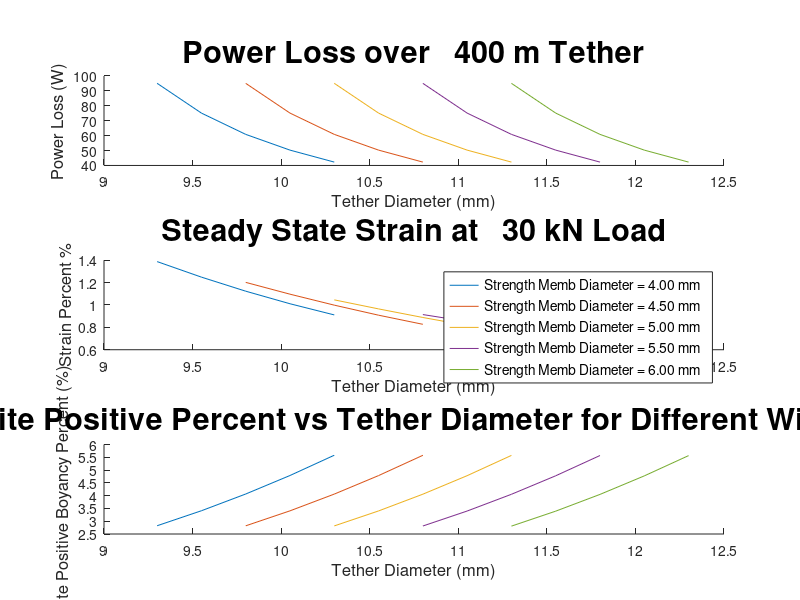

MATLAB code for this plot: (Note: this script raises an error after producing the figure.)

clc
clear
clear('all')

%Code computes the porperties of a Center-Strength-Member tether

%Structural Member Properties
Bool_structure = 1;
D_structureMin = .004; %avg .0075 m
D_structureMax = .006;
rho_structure = 975;
E_structure = 100*10^9;

%Conductor Wire Properties
Bool_wire = 1;
numWires = 9;
D_wireMin = .001; %avg.0018
D_wireMax = .0015;
rho_wire = 8960;
E_wire = 128*10^9;
rho_electrical = 1.68*10^-8;

%Insulation Properties
Bool_insulation = 0;
rho_insulation = 1000;
E_insulation = 0;
thick_insulation = .000325;

%Fiber Optic Properties
Bool_fiberOptic = 0;
D_fiberOptic = .0005;
rho_fiberOptic = 1500;
E_fiberOptic = 0;
numFiberOptic = 3;

%Fiber Optic Sheath Properties
Bool_fiberOpticSheath = 0;
thick_fiberOpticSheath = .0003;
rho_fiberOpticSheath = 8050;
E_fiberOpticSheath = 0;

%External Sheath Properties
Bool_extSheath = 1;
thick_extSheath = .001;
rho_extSheath = 1000;
E_extSheath = 10000;

%Bedding Properties
Bool_bedding = 0;
rho_bedding = 1000;
E_bedding = 0;

%Electrical total Properties
current = 10;
tension = 30000; %Tension
power = 1000;  %Power

%enviormental constants
rho_water = 1000;
rho_kite = rho_water;
l = 400;
g = 9.81;
V_kite = 1.02;
M_kite = rho_kite*V_kite;

%Graphing number of lines
N = 5;

%Determining Propertie grids
D_wire = linspace(D_wireMin,D_wireMax,N);       %ii
D_structure = linspace(D_structureMin,D_structureMax,N); %jj
for ii = 1:length(D_wire)
    for jj = 1:length(D_structure)
        
        %Geometric Properties
        D_total(ii,jj) = D_structure(jj) + 2*D_wire(ii) + 4*thick_insulation + 2*thick_extSheath;
        A_total(ii,jj) = (pi/4)*(D_total(ii,jj)^2);
        A_structure(ii,jj) = (pi/4)*(D_structure(jj)^2);
        A_wire(ii,jj) = numWires*(pi/4)*D_wire(ii)^2;
        A_insulation(ii,jj) = numWires*(pi/4)*((D_wire(ii)+2*thick_insulation)^2-D_wire(ii)^2);
        A_fiberOptic(ii,jj) = (pi/4)*(D_fiberOptic^2);
        A_fiberOpticSheath(ii,jj) = numFiberOptic*(pi/4)*((D_fiberOptic+2*thick_fiberOpticSheath)^2-D_fiberOptic^2);
        A_extSheath(ii,jj) = (pi/4)*(D_total(ii,jj)^2-(D_structure(jj) + D_wire(ii) + 2*thick_insulation)^2);
        A_bedding(ii,jj) = A_total(ii,jj)-(A_structure(ii,jj)+A_wire(ii,jj)+A_insulation(ii,jj)+A_fiberOptic(ii,jj)+A_fiberOpticSheath(ii,jj)+A_extSheath(ii,jj));
        V_sturcture(ii,jj) = A_structure(ii,jj)*l;
        V_wire(ii,jj) = A_wire(ii,jj)*l;
        V_insulation(ii,jj) = A_insulation(ii,jj)*l;
        V_fiberOptic(ii,jj) = A_fiberOptic(ii,jj)*l;
        V_fiberOpticSheath(ii,jj) = A_fiberOpticSheath(ii,jj)*l;
        V_extSheath(ii,jj) = A_extSheath(ii,jj)*l;
        V_bedding(ii,jj) = A_bedding(ii,jj)*l;
        V_total(ii,jj) = A_total(ii,jj)*l;
        
        %Electrical Properties
        %D_min = sqrt(((current^2*rho_electrical*l)/(power))*(4/pi));
        V_in = power/current;
        wire_resistance(ii,jj) = rho_electrical*l/A_wire(ii,jj);
        %V_drop(ii,jj) = current*wire_resistance(ii,jj);
        V_drop(ii,jj) = current*wire_resistance(ii,jj);
        PowerLoss(ii,jj) = wire_resistance(ii,jj)*current^2;
        V_drop_percent(ii,jj) = (V_drop(ii,jj)/V_in)*100;
        V_out = V_in-V_drop;
        
        %Mechanical Properties
        k_structure(ii,jj) = Bool_structure*(E_structure*A_structure(ii,jj))/l;
        k_wire(ii,jj) = Bool_wire*(E_wire*A_wire(ii,jj))/l;
        k_insulation(ii,jj) = Bool_insulation*(E_insulation*A_insulation(ii,jj))/l;
        k_fiberOptic(ii,jj) = Bool_fiberOptic*(E_fiberOptic*A_fiberOptic(ii,jj))/l;
        k_fiberOpticSheath(ii,jj) = Bool_fiberOpticSheath*(E_fiberOpticSheath*A_fiberOpticSheath(ii,jj))/l;
        k_extSheath(ii,jj) = Bool_extSheath*(E_extSheath*A_extSheath(ii,jj))/l;
        k_bedding(ii,jj) = Bool_bedding*(E_bedding*A_bedding(ii,jj))/l;
        k_total(ii,jj) = k_structure(ii,jj)+k_wire(ii,jj)+k_insulation(ii,jj)+k_fiberOptic(ii,jj)+k_fiberOpticSheath(ii,jj)+k_extSheath(ii,jj)+k_bedding(ii,jj);
        Strain_total(ii,jj) = tension/k_total(ii,jj);
        strain_Percent(ii,jj) = (Strain_total(ii,jj)/l)*100;
        
        %Mass Properties
        M_structure(ii,jj) = V_sturcture(ii,jj)*rho_structure;
        M_wire(ii,jj) = V_wire(ii,jj)*rho_wire;
        M_insulation(ii,jj) = V_insulation(ii,jj)*rho_insulation;
        M_fiberOptic(ii,jj) = V_fiberOptic(ii,jj)*rho_fiberOptic;
        M_fiberOpticSheath(ii,jj) = V_fiberOpticSheath(ii,jj)*rho_fiberOpticSheath;
        M_extSheath(ii,jj) = V_extSheath(ii,jj)*rho_extSheath;
        M_bedding(ii,jj) = V_bedding(ii,jj)*rho_bedding;
        M_total(ii,jj) = M_structure(ii,jj)+M_wire(ii,jj)+M_insulation(ii,jj)+M_fiberOptic(ii,jj)+M_fiberOpticSheath(ii,jj)+M_extSheath(ii,jj)+M_bedding(ii,jj); 
        M_totalDisplaced(ii,jj) = V_total(ii,jj)*rho_water;

        %Support Force
        F_support = M_total(ii,jj)*g - M_totalDisplaced(ii,jj)*g;

        %Total Cable Density - 
        rho_total(ii,jj) = M_total(ii,jj)/V_total(ii,jj);      
        T_linearDensity(ii,jj) = M_total(ii,jj)/l;
      
    end
end
%%
% TotalDiameter = D_total(1,1)
% StrainPercent = strain_Percent
% KitePosBoy = (M_total(1,1)-M_totalDisplaced(1,1))/M_kite)*100


%%
TitleFontSize = 22;
LegendFontSize = 10;
AxisFontsSize = 12;

figure(1)
subplot(3,1,1)
hold on 
LegendString = cell(1,numel(D_wire));
for jj = 1:N %For all wire diameters (ii)
    plot(D_total(:,jj)*1000,PowerLoss(:,jj))%for each tether (jj :)
    LegendString{jj} = sprintf('Strength Memb Diameter = %2.2f mm',(D_structure(jj)*1000));
end
xlabel('Tether Diameter (mm)','Fontsize',AxisFontsSize)
ylabel('Power Loss (W)','Fontsize',AxisFontsSize)
%legend(LegendString,'Fontsize',LegendFontSize)
title(sprintf('Power Loss over %5.0f m Tether',l),'Fontsize',TitleFontSize)
hold off

subplot(3,1,2)
hold on 
LegendString = cell(1,numel(D_wire));
for jj = 1:N %For all strength members (jj)
    plot(D_total(:,jj)*1000,strain_Percent(:,jj))%for each tether (jj :)
    LegendString{jj} = sprintf('Strength Memb Diameter = %2.2f mm',(D_structure(jj)*1000));
end
xlabel('Tether Diameter (mm)','Fontsize',AxisFontsSize)
ylabel('Strain Percent %','Fontsize',AxisFontsSize)
legend(LegendString,'Fontsize',LegendFontSize)
title(sprintf('Steady State Strain at%5.0f kN Load',tension/1000),'Fontsize',TitleFontSize)
hold off

subplot(3,1,3)
hold on 
LegendString = cell(1,numel(D_wire));
for jj = 1:N %For all wires (ii)
    plot(D_total(:,jj)*1000,((M_total(:,jj)-M_totalDisplaced(:,jj))/M_kite)*100) %for each tether (jj :)
    LegendString{jj} = sprintf('Strength Memb Diameter = %2.2f mm',(D_structure(jj)*1000));
end
xlabel('Tether Diameter (mm)','Fontsize',AxisFontsSize)
ylabel('Kite Positive Boyancy Percent (%)','Fontsize',AxisFontsSize)
%legend(LegendString,'Fontsize',LegendFontSize)
title('Kite Positive Percent vs Tether Diameter for Different Wires','Fontsize',TitleFontSize)
hold off
%%
% figure(2)
% hold on 
% LegendString = cell(1,numel(D_wire));
% for jj = 1:N %For all wires (ii)
%     plot(D_total(:,jj)*1000,(T_linearDensity(:,jj))) %for each tether (jj :)
%     LegendString{jj} = sprintf('Strength Memb Diameter = %2.2f mm',(D_structure(jj)*1000));
% end
% xlabel('Tether Diameter (mm)','Fontsize',AxisFontsSize)
% ylabel('Cable linear density (kg/m)','Fontsize',AxisFontsSize)
% %legend(LegendString,'Fontsize',LegendFontSize)
% title('Cable Linear Density','Fontsize',TitleFontSize)
% hold off

%%
figure(3)
Centers  = [0,0;...             %Total
            0,0;...             %Total internl before sheath      
            0,0;...             %Strength Member
            EqualSpace(D_structure(1)/2+thick_insulation+D_wire(1)/2,0,0,numWires,0);... %Wires
            EqualSpace(D_structure(1)/2+thick_insulation+D_wire(1)/2,0,0,numWires,0);... %Wire Sheath
            EqualSpace(D_structure(1)/2+thick_fiberOpticSheath+D_fiberOptic(1)/2,0,0,numFiberOptic+1,((2*pi)/(numWires-1))/2,1);... %Fiber Optic
            EqualSpace(D_structure(1)/2+thick_fiberOpticSheath+D_fiberOptic(1)/2,0,0,numFiberOptic+1,((2*pi)/(numWires-1))/2,1)];   %Fiber Optic Shift
            
Radiuses = [D_total(1)/2                                                  ;...
            D_total(1)/2 - thick_extSheath                                ;...
            D_structure(1)/2                                              ;...
            D_wire(1)/2*ones(numWires,1)                                  ;...
            (D_wire(1)/2 + thick_insulation)*ones(numWires,1)             ;...
            D_fiberOptic/2*ones(1,1)                               ;...
            (D_fiberOptic(1)/2 + thick_fiberOpticSheath)*ones(1,1)];


%colors = {'k','k','b',};

hold on
for ii = 1:length(Radiuses)
    viscircles(Centers(ii,:),Radiuses(ii),'Color','k');
end
ylim([-max(D_total,[],'all')/2, max(D_total,[],'all')/2])
xlim([-max(D_total,[],'all')/2, max(D_total,[],'all')/2])
hold off


%%
function [Centers] = EqualSpace(r,xc,yc,np,Shift,numShow)
% xc and yc are the coordinates of the center of the circle
% r is the radius of the circle
% np is the number of dots printed along the circle
if nargin < 6
    numShow = np;
elseif nargin < 4
    np = 100;
elseif nargin < 3
    yc = 0;
elseif nargin < 2
    xc = 0;
end
ang = linspace(0+Shift,2*pi+Shift,np);
x = xc + r * cos(ang);
y = yc + r * sin(ang);
Centers = [x(1:numShow)',y(1:numShow)'];
end